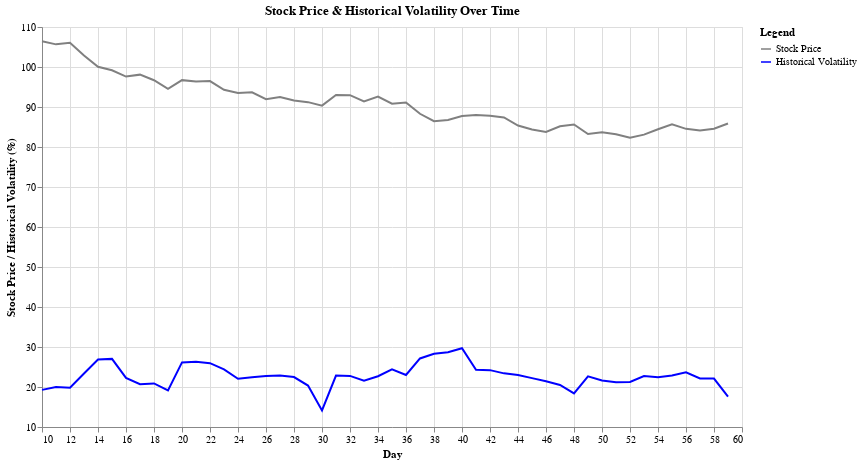

Here is the notebook cell this chart was saved with:
### Markdown cell above
# Volatility(σ):
Volatility measures how much the price of a stock fluctuates over time. When analyzing options, there are two key types of volatility: implied volatility (IV) and historical volatility (HV).

- IV reflects the market's expectation of future price fluctuations. It measures how likely a stock is to experience major price swings (in either direction) before the option expires. 

- HV measures how much a stock's price has actually fluctuated in the past over a given periold (e.g., 30 days, 60 days, or 1 year). It is calculated using the standard deviation of past returns

IV is important because it is a key factor in determining an option's price. Higher IV indicates a greater chance the stock will reach or exceed the strike price, increasing the potential profit for buyers. As a result, options on stocks with high IV tend to be more expensive than those on stable stocks. HV is important because it serves as a benchmark for IV, helping traders assess if an options IV over or under priced. In Monte Calro simulations, IV determines the likelihood of the option expiring In The Money (ITM) or not. Because options do not require you to exercise your right to buy or sell at any time, if IV is high, the stock has a greater chance of hitting the strike price before the option expires. In other words, more large fluctuations means you have a higher chance of the stock reaching a value where you can return a profit before the option expires. 

TODO: Make it so that the user can move around the data points on HV graph so the HV can be recalculated based on the new data points. Also add explanation to interaction. Also instead of simulating use real HV for some stock instead? Add reset button as well

TODO: Make a IV graph where the user can adjust the IV and the option price will be automatically calculated

### Code cell
np.random.seed(42)
num_days = 60  
initial_price = 100  
true_volatility = 0.25  

# Simulate stock price movements (Geometric Brownian Motion)
returns = np.random.normal(0, true_volatility / np.sqrt(252), num_days)
prices = initial_price * np.cumprod(1 + returns)

# Compute HV
window = 10  
log_returns = np.diff(np.log(prices))  
hv_series = pd.Series(log_returns).rolling(window=window).std() * np.sqrt(252) * 100  

# Trim stock price data to match HV length
aligned_days = np.arange(window, num_days)  
df_price = pd.DataFrame({"Day": aligned_days, "Value": prices[window:], "Type": "Stock Price"})
df_hv = pd.DataFrame({"Day": aligned_days, "Value": hv_series[window-1:], "Type": "Historical Volatility"})

# Combine both datasets
df_combined = pd.concat([df_price, df_hv]).dropna()

overall_hv = hv_series.mean()

# Main chart with legend
chart = alt.Chart(df_combined).mark_line().encode(
    x=alt.X("Day:Q", title="Day"),
    y=alt.Y("Value:Q", title="Stock Price / Historical Volatility (%)", scale=alt.Scale(zero=False)),
    color=alt.Color("Type:N", title="Legend", scale=alt.Scale(domain=["Stock Price", "Historical Volatility"], range=["gray", "blue"]))
).properties(
    width=700,
    height=400,
    title="Stock Price & Historical Volatility Over Time"
)

chart.display()

print(f"Overall Historical Volatility (HV): {overall_hv:.2f}%")

### Figure 1 — Vega-Lite specification as saved in the notebook (floating-point values rounded to 4 significant figures)
{"config": {"view": {"continuousWidth": 300, "continuousHeight": 300}}, "data": {"name": "data-5eec6345a7489a8496a5f55a3652e462"}, "mark": {"type": "line"}, "encoding": {"color": {"field": "Type", "scale": {"domain": ["Stock Price", "Historical Volatility"], "range": ["gray", "blue"]}, "title": "Legend", "type": "nominal"}, "x": {"field": "Day", "title": "Day", "type": "quantitative"}, "y": {"field": "Value", "scale": {"zero": false}, "title": "Stock Price / Historical Volatility (%)", "type": "quantitative"}}, "height": 400, "title": "Stock Price & Historical Volatility Over Time", "width": 700, "$schema": "https://vega.github.io/schema/vega-lite/v5.20.1.json", "datasets": {"data-5eec6345a7489a8496a5f55a3652e462": [{"Day": 10, "Value": 106.4, "Type": "Stock Price"}, {"Day": 11, "Value": 105.7, "Type": "Stock Price"}, {"Day": 12, "Value": 106.1, "Type": "Stock Price"}, {"Day": 13, "Value": 102.9, "Type": "Stock Price"}, {"Day": 14, "Value": 100.1, "Type": "Stock Price"}, {"Day": 15, "Value": 99.19, "Type": "Stock Price"}, {"Day": 16, "Value": 97.6, "Type": "Stock Price"}, {"Day": 17, "Value": 98.09, "Type": "Stock Price"}, {"Day": 18, "Value": 96.68, "Type": "Stock Price"}, {"Day": 19, "Value": 94.53, "Type": "Stock Price"}, {"Day": 20, "Value": 96.72, "Type": "Stock Price"}, {"Day": 21, "Value": 96.37, "Type": "Stock Price"}, {"Day": 22, "Value": 96.47, "Type": "Stock Price"}, {"Day": 23, "Value": 94.31, "Type": "Stock Price"}, {"Day": 24, "Value": 93.5, "Type": "Stock Price"}, {"Day": 25, "Value": 93.66, "Type": "Stock Price"}, {"Day": 26, "Value": 91.97, "Type": "Stock Price"}, {"Day": 27, "Value": 92.51, "Type": "Stock Price"}, {"Day": 28, "Value": 91.64, "Type": "Stock Price"}, {"Day": 29, "Value": 91.22, "Type": "Stock Price"}, {"Day": 30, "Value": 90.35, "Type": "Stock Price"}, {"Day": 31, "Value": 92.99, "Type": "Stock Price"}, {"Day": 32, "Value": 92.97, "Type": "Stock Price"}, {"Day": 33, "Value": 91.42, "Type": "Stock Price"}, {"Day": 34, "Value": 92.6, "Type": "Stock Price"}, {"Day": 35, "Value": 90.82, "Type": "Stock Price"}, {"Day": 36, "Value": 91.12, "Type": "Stock Price"}, {"Day": 37, "Value": 88.31, "Type": "Stock Price"}, {"Day": 38, "Value": 86.46, "Type": "Stock Price"}, {"Day": 39, "Value": 86.73, "Type": "Stock Price"}, {"Day": 40, "Value": 87.74, "Type": "Stock Price"}, {"Day": 41, "Value": 87.97, "Type": "Stock Price"}, {"Day": 42, "Value": 87.81, "Type": "Stock Price"}, {"Day": 43, "Value": 87.4, "Type": "Stock Price"}, {"Day": 44, "Value": 85.36, "Type": "Stock Price"}, {"Day": 45, "Value": 84.4, "Type": "Stock Price"}, {"Day": 46, "Value": 83.78, "Type": "Stock Price"}, {"Day": 47, "Value": 85.18, "Type": "Stock Price"}, {"Day": 48, "Value": 85.64, "Type": "Stock Price"}, {"Day": 49, "Value": 83.26, "Type": "Stock Price"}, {"Day": 50, "Value": 83.69, "Type": "Stock Price"}, {"Day": 51, "Value": 83.18, "Type": "Stock Price"}, {"Day": 52, "Value": 82.29, "Type": "Stock Price"}, {"Day": 53, "Value": 83.08, "Type": "Stock Price"}, {"Day": 54, "Value": 84.43, "Type": "Stock Price"}, {"Day": 55, "Value": 85.67, "Type": "Stock Price"}, {"Day": 56, "Value": 84.54, "Type": "Stock Price"}, {"Day": 57, "Value": 84.13, "Type": "Stock Price"}, {"Day": 58, "Value": 84.57, "Type": "Stock Price"}, {"Day": 59, "Value": 85.87, "Type": "Stock Price"}, {"Day": 10, "Value": 19.28, "Type": "Historical Volatility"}, {"Day": 11, "Value": 20.02, "Type": "Historical Volatility"}, {"Day": 12, "Value": 19.81, "Type": "Historical Volatility"}, {"Day": 13, "Value": 23.36, "Type": "Historical Volatility"}, {"Day": 14, "Value": 26.89, "Type": "Historical Volatility"}, {"Day": 15, "Value": 27.03, "Type": "Historical Volatility"}, {"Day": 16, "Value": 22.27, "Type": "Historical Volatility"}, {"Day": 17, "Value": 20.71, "Type": "Historical Volatility"}, {"Day": 18, "Value": 20.88, "Type": "Historical Volatility"}, {"Day": 19, "Value": 19.12, "Type": "Historical Volatility"}, {"Day": 20, "Value": 26.15, "Type": "Historical Volatility"}, {"Day": 21, "Value": 26.31, "Type": "Historical Volatility"}, {"Day": 22, "Value": 25.96, "Type": "Historical Volatility"}, {"Day": 23, "Value": 24.42, "Type": "Historical Volatility"}, {"Day": 24, "Value": 22.06, "Type": "Historical Volatility"}, {"Day": 25, "Value": 22.42, "Type": "Historical Volatility"}, {"Day": 26, "Value": 22.73, "Type": "Historical Volatility"}, {"Day": 27, "Value": 22.86, "Type": "Historical Volatility"}, {"Day": 28, "Value": 22.48, "Type": "Historical Volatility"}, {"Day": 29, "Value": 20.36, "Type": "Historical Volatility"}, {"Day": 30, "Value": 14.14, "Type": "Historical Volatility"}, {"Day": 31, "Value": 22.84, "Type": "Historical Volatility"}, {"Day": 32, "Value": 22.78, "Type": "Historical Volatility"}, {"Day": 33, "Value": 21.56, "Type": "Historical Volatility"}, {"Day": 34, "Value": 22.7, "Type": "Historical Volatility"}, {"Day": 35, "Value": 24.41, "Type": "Historical Volatility"}, {"Day": 36, "Value": 23.01, "Type": "Historical Volatility"}, {"Day": 37, "Value": 27.14, "Type": "Historical Volatility"}, {"Day": 38, "Value": 28.33, "Type": "Historical Volatility"}, {"Day": 39, "Value": 28.68, "Type": "Historical Volatility"}, {"Day": 40, "Value": 29.69, "Type": "Historical Volatility"}, {"Day": 41, "Value": 24.3, "Type": "Historical Volatility"}, {"Day": 42, "Value": 24.21, "Type": "Historical Volatility"}, {"Day": 43, "Value": 23.41, "Type": "Historical Volatility"}, {"Day": 44, "Value": 22.98, "Type": "Historical Volatility"}, {"Day": 45, "Value": 22.22, "Type": "Historical Volatility"}, {"Day": 46, "Value": 21.42, "Type": "Historical Volatility"}, {"Day": 47, "Value": 20.52, "Type": "Historical Volatility"}, {"Day": 48, "Value": 18.38, "Type": "Historical Volatility"}, {"Day": 49, "Value": 22.65, "Type": "Historical Volatility"}, {"Day": 50, "Value": 21.61, "Type": "Historical Volatility"}, {"Day": 51, "Value": 21.21, "Type": "Historical Volatility"}, {"Day": 52, "Value": 21.24, "Type": "Historical Volatility"}, {"Day": 53, "Value": 22.74, "Type": "Historical Volatility"}, {"Day": 54, "Value": 22.42, "Type": "Historical Volatility"}, {"Day": 55, "Value": 22.86, "Type": "Historical Volatility"}, {"Day": 56, "Value": 23.69, "Type": "Historical Volatility"}, {"Day": 57, "Value": 22.13, "Type": "Historical Volatility"}, {"Day": 58, "Value": 22.11, "Type": "Historical Volatility"}, {"Day": 59, "Value": 17.6, "Type": "Historical Volatility"}]}}
